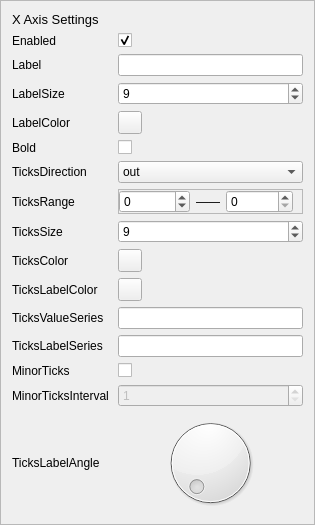
             <widget class="QFrame" name="base_setting_x">
              <property name="frameShape">
               <enum>QFrame::Shape::StyledPanel</enum>
              </property>
              <property name="frameShadow">
               <enum>QFrame::Shadow::Raised</enum>
              </property>
              <layout class="QGridLayout" name="gridLayout_5">
               <item row="6" column="0">
                <widget class="QLabel" name="bs_x_tick">
                 <property name="text">
                  <string>TicksDirection</string>
                 </property>
                </widget>
               </item>
               <item row="3" column="0">
                <widget class="QLabel" name="bs_x_label_size">
                 <property name="text">
                  <string>LabelSize</string>
                 </property>
                </widget>
               </item>
               <item row="5" column="0">
                <widget class="QLabel" name="bs_x_bold">
                 <property name="text">
                  <string>Bold</string>
                 </property>
                </widget>
               </item>
               <item row="10" column="0">
                <widget class="QLabel" name="bs_x_tick_label_color_label">
                 <property name="text">
                  <string>TicksLabelColor</string>
                 </property>
                </widget>
               </item>
               <item row="5" column="1">
                <widget class="QCheckBox" name="bs_x_bold_check">
                 <property name="text">
                  <string/>
                 </property>
                </widget>
               </item>
               <item row="7" column="0">
                <widget class="QLabel" name="label_14">
                 <property name="text">
                  <string>TicksRange</string>
                 </property>
                </widget>
               </item>
               <item row="2" column="0">
                <widget class="QLabel" name="bs_x_title">
                 <property name="text">
                  <string>Label</string>
                 </property>
                </widget>
               </item>
               <item row="13" column="1">
                <widget class="QCheckBox" name="bs_x_minor_tick_check">
                 <property name="text">
                  <string/>
                 </property>
                </widget>
               </item>
               <item row="4" column="1">
                <widget class="QToolButton" name="bs_x_label_color_btn">
                 <property name="text">
                  <string/>
                 </property>
                </widget>
               </item>
               <item row="13" column="0">
                <widget class="QLabel" name="bs_x_minor_tick_label">
                 <property name="text">
                  <string>MinorTicks</string>
                 </property>
                </widget>
               </item>
               <item row="2" column="1">
                <widget class="QLineEdit" name="bs_x_title_line_edit"/>
               </item>
               <item row="15" column="1">
                <widget class="QDial" name="bs_x_slope_dial">
                 <property name="maximumSize">
                  <size>
                   <width>16777215</width>
                   <height>16777215</height>
                  </size>
                 </property>
                 <property name="maximum">
                  <number>360</number>
                 </property>
                </widget>
               </item>
               <item row="14" column="0">
                <widget class="QLabel" name="bs_x_minor_tick_interval_label">
                 <property name="text">
                  <string>MinorTicksInterval</string>
                 </property>
                </widget>
               </item>
               <item row="12" column="0">
                <widget class="QLabel" name="bs_x_tick_label_series_label">
                 <property name="text">
                  <string>TicksLabelSeries</string>
                 </property>
                </widget>
               </item>
               <item row="15" column="0">
                <widget class="QLabel" name="bs_x_slope">
                 <property name="text">
                  <string>TicksLabelAngle</string>
                 </property>
                </widget>
               </item>
               <item row="6" column="1">
                <widget class="QComboBox" name="bs_x_tick_combo">
                 <item>
                  <property name="text">
                   <string>out</string>
                  </property>
                 </item>
                 <item>
                  <property name="text">
                   <string>in</string>
                  </property>
                 </item>
                 <item>
                  <property name="text">
                   <string>inout</string>
                  </property>
                 </item>
                 <item>
                  <property name="text">
                   <string>none</string>
                  </property>
                 </item>
                </widget>
               </item>
               <item row="12" column="1">
                <widget class="QLineEdit" name="bs_x_tick_label_series_line"/>
               </item>
               <item row="9" column="0">
                <widget class="QLabel" name="bs_x_tick_color_label">
                 <property name="text">
                  <string>TicksColor</string>
                 </property>
                </widget>
               </item>
               <item row="11" column="1">
                <widget class="QLineEdit" name="bs_x_tick_value_series_line"/>
               </item>
               <item row="11" column="0">
                <widget class="QLabel" name="bs_x_tick_value_series_label">
                 <property name="text">
                  <string>TicksValueSeries</string>
                 </property>
                </widget>
               </item>
               <item row="1" column="1">
                <widget class="QCheckBox" name="bs_x_enable_check">
                 <property name="text">
                  <string/>
                 </property>
                 <property name="checked">
                  <bool>true</bool>
                 </property>
                </widget>
               </item>
               <item row="3" column="1">
                <widget class="QSpinBox" name="bs_x_label_size_spin">
                 <property name="minimum">
                  <number>1</number>
                 </property>
                 <property name="value">
                  <number>9</number>
                 </property>
                </widget>
               </item>
               <item row="8" column="0">
                <widget class="QLabel" name="label_18">
                 <property name="text">
                  <string>TicksSize</string>
                 </property>
                </widget>
               </item>
               <item row="9" column="1">
                <widget class="QToolButton" name="bs_x_tick_color_btn">
                 <property name="text">
                  <string/>
                 </property>
                </widget>
               </item>
               <item row="1" column="0">
                <widget class="QLabel" name="bs_x_enable">
                 <property name="minimumSize">
                  <size>
                   <width>100</width>
                   <height>0</height>
                  </size>
                 </property>
                 <property name="text">
                  <string>Enabled</string>
                 </property>
                </widget>
               </item>
               <item row="14" column="1">
                <widget class="QSpinBox" name="bs_x_minor_tick_interval_spin">
                 <property name="enabled">
                  <bool>false</bool>
                 </property>
                 <property name="minimum">
                  <number>1</number>
                 </property>
                 <property name="maximum">
                  <number>1000000</number>
                 </property>
                </widget>
               </item>
               <item row="10" column="1">
                <widget class="QToolButton" name="bs_x_tick_label_color_btn">
                 <property name="text">
                  <string/>
                 </property>
                </widget>
               </item>
               <item row="0" column="0">
                <widget class="QLabel" name="bs_x_label">
                 <property name="font">
                  <font>
                   <pointsize>10</pointsize>
                  </font>
                 </property>
                 <property name="text">
                  <string>X Axis Settings</string>
                 </property>
                </widget>
               </item>
               <item row="7" column="1">
                <widget class="QFrame" name="frame_5">
                 <property name="frameShape">
                  <enum>QFrame::Shape::StyledPanel</enum>
                 </property>
                 <property name="frameShadow">
                  <enum>QFrame::Shadow::Raised</enum>
                 </property>
                 <layout class="QGridLayout" name="gridLayout_12">
                  <property name="leftMargin">
                   <number>0</number>
                  </property>
                  <property name="topMargin">
                   <number>0</number>
                  </property>
                  <property name="bottomMargin">
                   <number>0</number>
                  </property>
                  <item row="0" column="0">
                   <widget class="QSpinBox" name="bs_x_tick_range_min_spin">
                    <property name="minimum">
                     <number>-1000000</number>
                    </property>
                    <property name="maximum">
                     <number>1000000</number>
                    </property>
                   </widget>
                  </item>
                  <item row="0" column="1">
                   <widget class="QLabel" name="label_15">
                    <property name="text">
                     <string>——</string>
                    </property>
                    <property name="alignment">
                     <set>Qt::AlignmentFlag::AlignCenter</set>
                    </property>
                   </widget>
                  </item>
                  <item row="0" column="2">
                   <widget class="QSpinBox" name="bs_x_tick_range_max_spin">
                    <property name="maximum">
                     <number>1000000</number>
                    </property>
                    <property name="value">
                     <number>0</number>
                    </property>
                   </widget>
                  </item>
                 </layout>
                </widget>
               </item>
               <item row="4" column="0">
                <widget class="QLabel" name="bs_x_label_color">
                 <property name="minimumSize">
                  <size>
                   <width>76</width>
                   <height>0</height>
                  </size>
                 </property>
                 <property name="text">
                  <string>LabelColor</string>
                 </property>
                </widget>
               </item>
               <item row="8" column="1">
                <widget class="QSpinBox" name="bs_x_tick_size_spin">
                 <property name="value">
                  <number>9</number>
                 </property>
                </widget>
               </item>
              </layout>
             </widget>
